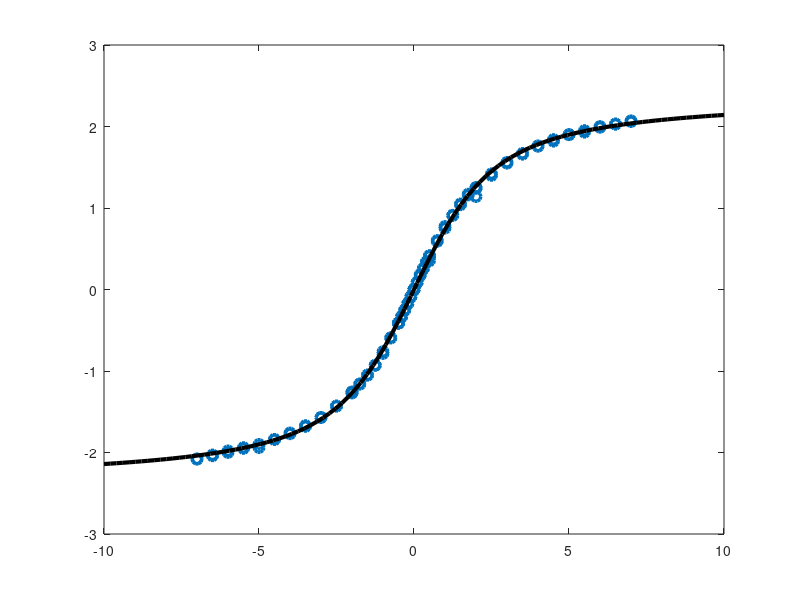

Write the MATLAB code that produced this figure. (Note: this script raises an error after producing the figure.)
%% Settings for plotting
RedAccent =[229/255,20/255,0/255];
BlueAccent =[76/255,174/255,227/255];
GreenAccent =[51/255,153/255,51/255];
White=[1 1 1];
Black=[0 0 0];
DefaultBlue=[0    0.4470    0.7410];
DefaultOrange=[0.8500    0.3250    0.0980];
DefaultYellow=[0.9290    0.6940    0.1250];
DefaultPurple=[0.4940    0.1840    0.5560];
DefaultGreen=[0.4660    0.6740    0.1880];
DefaultLightBlue=[0.3010    0.7450    0.9330];
DefaultCrimson=[0.6350    0.0780    0.1840];
MarkerSize=7;
MarkerLineWidth=2.5;
LineWidth=2.5;
PlotLineWidth=3;
sz = 49;

%% Data imports
Tesla_4K = [7.00E+00 6.50E+00 6.00E+00 5.50E+00 5.00E+00 4.50E+00 4.00E+00 3.50E+00 3.00E+00 2.50E+00 2.00E+00 2.00E+00 1.75E+00 1.50E+00 1.25E+00 1.00E+00 7.50E-01 5.00E-01 5.00E-01 4.00E-01 3.00E-01 2.00E-01 1.00E-01 0.00E+00 0.00E+00 -1.00E-01 -2.00E-01 -3.00E-01 -4.00E-01 -5.00E-01 -5.00E-01 -7.50E-01 -1.00E+00 -1.25E+00 -1.50E+00 -1.75E+00 -2.00E+00 -2.00E+00 -2.50E+00 -3.00E+00 -3.50E+00 -4.00E+00 -4.50E+00 -5.00E+00 -5.50E+00 -6.00E+00 -6.50E+00 -7.00E+00 -7.00E+00 -6.50E+00 -6.00E+00 -5.50E+00 -5.00E+00 -4.50E+00 -4.00E+00 -3.50E+00 -3.00E+00 -2.50E+00 -2.00E+00 -2.00E+00 -1.75E+00 -1.50E+00 -1.25E+00 -1.00E+00 -7.50E-01 -5.00E-01 -5.00E-01 -4.00E-01 -3.00E-01 -2.00E-01 -1.00E-01 0.00E+00 0.00E+00 1.00E-01 2.00E-01 3.00E-01 4.00E-01 5.00E-01 5.00E-01 7.50E-01 1.00E+00 1.25E+00 1.50E+00 1.75E+00 2.00E+00 2.00E+00 2.50E+00 3.00E+00 3.50E+00 4.00E+00 4.50E+00 5.00E+00 5.50E+00 6.00E+00 6.50E+00 7.00E+00];
TeslaResponse_4K = [2.06E+00 2.03E+00 1.99E+00 1.93E+00 1.90E+00 1.82E+00 1.76E+00 1.67E+00 1.56E+00 1.42E+00 1.25E+00 1.25E+00 1.16E+00 1.04E+00 9.11E-01 7.74E-01 6.02E-01 4.13E-01 4.12E-01 3.33E-01 2.53E-01 1.82E-01 8.53E-02 -1.16E-03 -1.27E-03 -8.71E-02 -1.71E-01 -2.53E-01 -3.33E-01 -4.13E-01 -4.12E-01 -5.92E-01 -7.62E-01 -9.30E-01 -1.05E+00 -1.16E+00 -1.27E+00 -1.26E+00 -1.43E+00 -1.57E+00 -1.67E+00 -1.76E+00 -1.84E+00 -1.90E+00 -1.94E+00 -1.98E+00 -2.04E+00 -2.08E+00 -2.08E+00 -2.03E+00 -2.00E+00 -1.95E+00 -1.94E+00 -1.84E+00 -1.77E+00 -1.68E+00 -1.57E+00 -1.43E+00 -1.26E+00 -1.26E+00 -1.16E+00 -1.05E+00 -9.29E-01 -7.86E-01 -5.95E-01 -4.12E-01 -4.11E-01 -3.32E-01 -2.52E-01 -1.73E-01 -8.81E-02 1.62E-03 6.79E-04 8.78E-02 1.72E-01 2.56E-01 3.38E-01 3.53E-01 4.11E-01 5.91E-01 7.53E-01 9.10E-01 1.05E+00 1.17E+00 1.14E+00 1.24E+00 1.40E+00 1.55E+00 1.66E+00 1.76E+00 1.84E+00 1.90E+00 1.95E+00 2.00E+00 2.03E+00 2.07E+00];

%% Plotting
figure1 = figure;
p1 = scatter(Tesla_4K, TeslaResponse_4K, sz, 'o');
set(p1,'MarkerEdgeColor',DefaultBlue,'MarkerFaceColor',White,'Linewidth',MarkerLineWidth,'MarkerFaceAlpha',0);
hold all
box on

x0 = [100,100];
fields = linspace(-10,10);
fun4kho = @(x,Tesla_4K)x(1)*(coth(x(2)*Tesla_4K+1E-8)-1./(x(2)*Tesla_4K+ 1E-8)); %langevin fit
[ho4kx1,ho4kresnorm,~,ho4kexitflag,ho4koutput]=lsqcurvefit(fun4kho,x0,Tesla_4K,TeslaResponse_4K);

p4 = plot(fields, fun4kho(ho4kx1, fields));
set(p4,'Color',Black,'LineWidth',PlotLineWidth,'MarkerFaceColor',Black,'Markersize',MarkerSize);
% Put fit on bottom
uistack(p1,'top')

xlim([-10 10]);
ylim([-2.5 2.5]);
set(gca,'FontSize',22,'LineWidth',LineWidth);
set(gca,'YTick',[-2 -1 0 1 2])
set(gca,'XTick',[-5 0 5])
pbaspect([1.618 1 1])

%axis([1 10^5 10^-3 10],'square');
% pbaspect([1 1 1]) %pbaspect sets aspect ratio
xlabel('\mu_0H (T)','Fontsize',22);
ylabel('\mu_0M (T)','Fontsize',22);

%% Export
fh = figure(1); % returns the handle to the figure object
set(fh, 'color', 'white'); % sets the color to white 
set(gcf, 'PaperPosition', [0 0 8.5 5.7]) % make paper larger
print(gcf, 'responseonthinnerfilm.png', '-dpng', '-r300' ) % save 300 dpi file